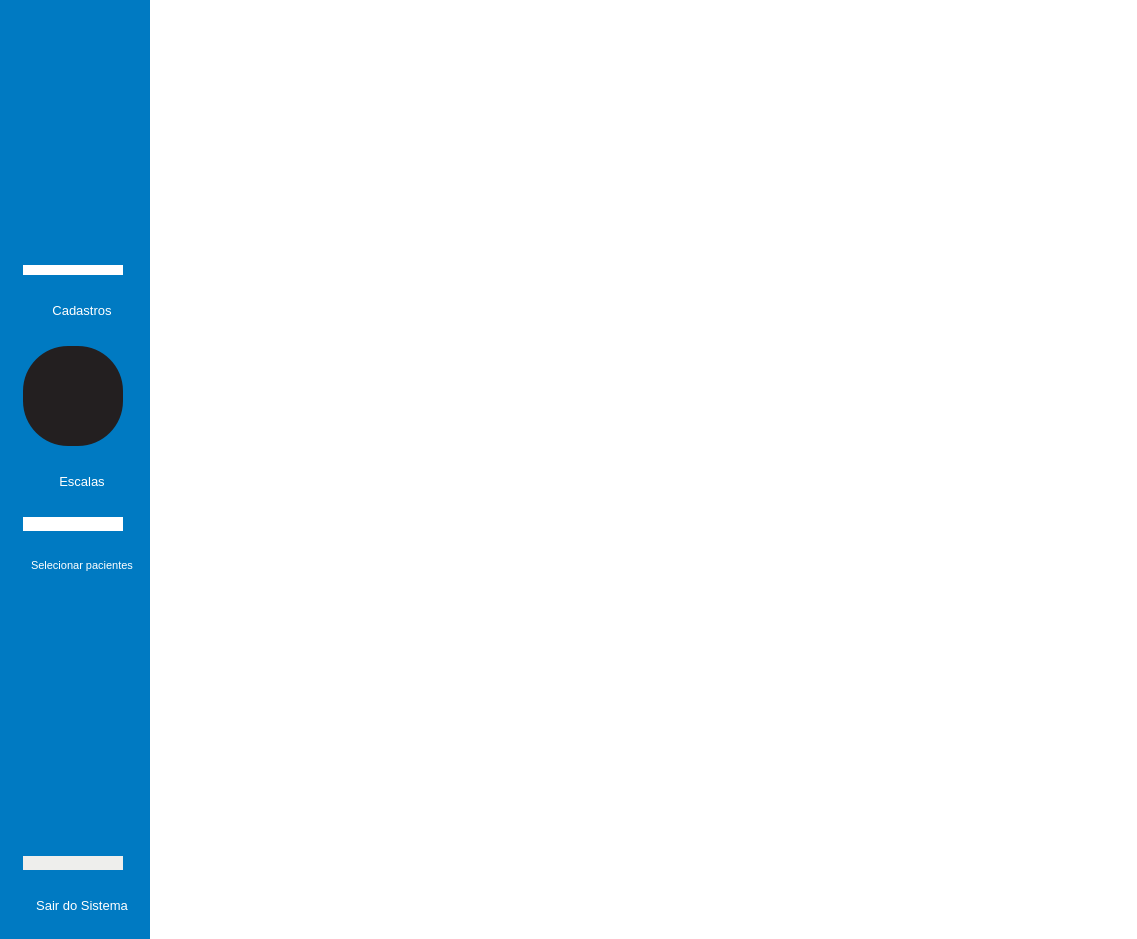
<?xml version="1.0" encoding="UTF-8"?>
<ui version="4.0">
 <class>Janela_principal</class>
 <widget class="QMainWindow" name="Janela_principal">
  <property name="windowModality">
   <enum>Qt::NonModal</enum>
  </property>
  <property name="geometry">
   <rect>
    <x>0</x>
    <y>0</y>
    <width>1137</width>
    <height>939</height>
   </rect>
  </property>
  <property name="sizePolicy">
   <sizepolicy hsizetype="Maximum" vsizetype="Maximum">
    <horstretch>0</horstretch>
    <verstretch>0</verstretch>
   </sizepolicy>
  </property>
  <property name="minimumSize">
   <size>
    <width>1137</width>
    <height>939</height>
   </size>
  </property>
  <property name="maximumSize">
   <size>
    <width>1500</width>
    <height>1400</height>
   </size>
  </property>
  <property name="windowTitle">
   <string>Desafio de Ambiente e Saúde Para o Hackathon Jovem Programador</string>
  </property>
  <property name="styleSheet">
   <string notr="true">background-color: rgb(62, 132, 238);</string>
  </property>
  <widget class="QWidget" name="centralwidget">
   <layout class="QHBoxLayout" name="horizontalLayout">
    <property name="spacing">
     <number>0</number>
    </property>
    <property name="leftMargin">
     <number>0</number>
    </property>
    <property name="topMargin">
     <number>0</number>
    </property>
    <property name="rightMargin">
     <number>0</number>
    </property>
    <property name="bottomMargin">
     <number>0</number>
    </property>
    <item>
     <widget class="QFrame" name="frame_2">
      <property name="minimumSize">
       <size>
        <width>150</width>
        <height>0</height>
       </size>
      </property>
      <property name="maximumSize">
       <size>
        <width>100</width>
        <height>16777215</height>
       </size>
      </property>
      <property name="font">
       <font>
        <weight>50</weight>
        <bold>false</bold>
       </font>
      </property>
      <property name="styleSheet">
       <string notr="true">background-color: rgb(0, 122, 194);</string>
      </property>
      <property name="frameShape">
       <enum>QFrame::NoFrame</enum>
      </property>
      <property name="frameShadow">
       <enum>QFrame::Plain</enum>
      </property>
      <property name="lineWidth">
       <number>0</number>
      </property>
      <layout class="QVBoxLayout" name="verticalLayout_2">
       <property name="spacing">
        <number>28</number>
       </property>
       <property name="leftMargin">
        <number>23</number>
       </property>
       <property name="bottomMargin">
        <number>26</number>
       </property>
       <item>
        <spacer name="verticalSpacer_3">
         <property name="orientation">
          <enum>Qt::Vertical</enum>
         </property>
         <property name="sizeHint" stdset="0">
          <size>
           <width>20</width>
           <height>40</height>
          </size>
         </property>
        </spacer>
       </item>
       <item>
        <widget class="QPushButton" name="Btn_cadastro">
         <property name="maximumSize">
          <size>
           <width>100</width>
           <height>100</height>
          </size>
         </property>
         <property name="font">
          <font>
           <pointsize>6</pointsize>
          </font>
         </property>
         <property name="cursor">
          <cursorShape>PointingHandCursor</cursorShape>
         </property>
         <property name="toolTip">
          <string>Abre o Menu de Cadastros</string>
         </property>
         <property name="styleSheet">
          <string notr="true">QPushButton:hover {   
    border: 10px solid ;
	border-color: rgb(0, 112, 179);
    border-radius: 45px;   
   
}
QPushButton{   
	background-color: rgb(255, 255, 255);
	border-radius: 45px;
	border-color: rgb(255, 255, 255);
}</string>
         </property>
         <property name="text">
          <string/>
         </property>
         <property name="icon">
          <iconset>
           <normaloff>../IMAGENS/cadastro.jpeg</normaloff>../IMAGENS/cadastro.jpeg</iconset>
         </property>
         <property name="iconSize">
          <size>
           <width>80</width>
           <height>100</height>
          </size>
         </property>
        </widget>
       </item>
       <item>
        <widget class="QLabel" name="label">
         <property name="font">
          <font>
           <pointsize>10</pointsize>
           <weight>50</weight>
           <bold>false</bold>
          </font>
         </property>
         <property name="styleSheet">
          <string notr="true">color: rgb(255, 255, 255);</string>
         </property>
         <property name="text">
          <string>Cadastros</string>
         </property>
         <property name="alignment">
          <set>Qt::AlignCenter</set>
         </property>
        </widget>
       </item>
       <item>
        <widget class="QPushButton" name="Btn_escalas">
         <property name="minimumSize">
          <size>
           <width>100</width>
           <height>100</height>
          </size>
         </property>
         <property name="maximumSize">
          <size>
           <width>100</width>
           <height>100</height>
          </size>
         </property>
         <property name="cursor">
          <cursorShape>PointingHandCursor</cursorShape>
         </property>
         <property name="toolTip">
          <string>Menu de Escalas</string>
         </property>
         <property name="styleSheet">
          <string notr="true">QPushButton:hover {   
    border: 10px solid ;
	border-color: rgb(255, 255, 255);
    border-radius: 45px;   
   
}
QPushButton{   
    
	background-color: rgb(35, 31, 32);
	border-radius: 45px;
}</string>
         </property>
         <property name="text">
          <string/>
         </property>
         <property name="icon">
          <iconset>
           <normaloff>../IMAGENS/icone_escala.jpg</normaloff>../IMAGENS/icone_escala.jpg</iconset>
         </property>
         <property name="iconSize">
          <size>
           <width>60</width>
           <height>80</height>
          </size>
         </property>
        </widget>
       </item>
       <item>
        <widget class="QLabel" name="label_5">
         <property name="font">
          <font>
           <pointsize>10</pointsize>
          </font>
         </property>
         <property name="styleSheet">
          <string notr="true">color: rgb(255, 255, 255);</string>
         </property>
         <property name="text">
          <string>Escalas</string>
         </property>
         <property name="alignment">
          <set>Qt::AlignCenter</set>
         </property>
        </widget>
       </item>
       <item>
        <widget class="QPushButton" name="Btn_paciente">
         <property name="maximumSize">
          <size>
           <width>100</width>
           <height>100</height>
          </size>
         </property>
         <property name="cursor">
          <cursorShape>PointingHandCursor</cursorShape>
         </property>
         <property name="toolTip">
          <string>Informações dos pacientes</string>
         </property>
         <property name="styleSheet">
          <string notr="true">QPushButton:hover {   
    border: 10px solid ;
	border-color: rgb(0, 103, 163);
    border-radius: 45px;   
   
}
QPushButton{   
    
	background-color: rgb(255, 255, 255);
	border-radius: 45px;
}</string>
         </property>
         <property name="text">
          <string/>
         </property>
         <property name="icon">
          <iconset>
           <normaloff>../IMAGENS/1100026-homem-em-on-line-consulta-de-saude-com-doutor-em-computador-laptop-isometrico-kit-medico-vetor.jpg</normaloff>../IMAGENS/1100026-homem-em-on-line-consulta-de-saude-com-doutor-em-computador-laptop-isometrico-kit-medico-vetor.jpg</iconset>
         </property>
         <property name="iconSize">
          <size>
           <width>70</width>
           <height>100</height>
          </size>
         </property>
        </widget>
       </item>
       <item>
        <widget class="QLabel" name="label_8">
         <property name="font">
          <font>
           <pointsize>8</pointsize>
          </font>
         </property>
         <property name="styleSheet">
          <string notr="true">color: rgb(255, 255, 255);</string>
         </property>
         <property name="lineWidth">
          <number>1</number>
         </property>
         <property name="text">
          <string>Selecionar pacientes</string>
         </property>
         <property name="alignment">
          <set>Qt::AlignCenter</set>
         </property>
        </widget>
       </item>
       <item>
        <spacer name="verticalSpacer_2">
         <property name="orientation">
          <enum>Qt::Vertical</enum>
         </property>
         <property name="sizeHint" stdset="0">
          <size>
           <width>20</width>
           <height>40</height>
          </size>
         </property>
        </spacer>
       </item>
       <item>
        <widget class="QPushButton" name="Btn_Sair">
         <property name="maximumSize">
          <size>
           <width>100</width>
           <height>100</height>
          </size>
         </property>
         <property name="cursor">
          <cursorShape>PointingHandCursor</cursorShape>
         </property>
         <property name="toolTip">
          <string>Click aqui para efetuar o Logout</string>
         </property>
         <property name="styleSheet">
          <string notr="true">QPushButton:hover {   
    border: 10px solid ;
	border-color: rgb(0, 103, 163);
    border-radius: 45px;   
   
}
QPushButton{   
    background-color:rgb(238, 238, 236);
	border-radius: 45px;
}</string>
         </property>
         <property name="text">
          <string/>
         </property>
         <property name="icon">
          <iconset>
           <normaloff>../IMAGENS/Sair do sistema_adobespark.png</normaloff>../IMAGENS/Sair do sistema_adobespark.png</iconset>
         </property>
         <property name="iconSize">
          <size>
           <width>70</width>
           <height>100</height>
          </size>
         </property>
        </widget>
       </item>
       <item>
        <widget class="QLabel" name="label_4">
         <property name="font">
          <font>
           <pointsize>10</pointsize>
          </font>
         </property>
         <property name="styleSheet">
          <string notr="true">color: rgb(255, 255, 255);</string>
         </property>
         <property name="text">
          <string>Sair do Sistema</string>
         </property>
         <property name="alignment">
          <set>Qt::AlignCenter</set>
         </property>
        </widget>
       </item>
      </layout>
     </widget>
    </item>
    <item>
     <widget class="QFrame" name="frame">
      <property name="styleSheet">
       <string notr="true">background-color: rgb(255, 255, 255);</string>
      </property>
      <property name="frameShape">
       <enum>QFrame::NoFrame</enum>
      </property>
      <property name="frameShadow">
       <enum>QFrame::Raised</enum>
      </property>
      <property name="lineWidth">
       <number>0</number>
      </property>
      <layout class="QVBoxLayout" name="verticalLayout">
       <property name="spacing">
        <number>0</number>
       </property>
       <property name="leftMargin">
        <number>0</number>
       </property>
       <property name="topMargin">
        <number>0</number>
       </property>
       <property name="rightMargin">
        <number>0</number>
       </property>
       <property name="bottomMargin">
        <number>0</number>
       </property>
       <item>
        <widget class="QFrame" name="frame_4">
         <property name="frameShape">
          <enum>QFrame::NoFrame</enum>
         </property>
         <property name="frameShadow">
          <enum>QFrame::Raised</enum>
         </property>
         <property name="lineWidth">
          <number>0</number>
         </property>
         <layout class="QVBoxLayout" name="verticalLayout_3">
          <property name="spacing">
           <number>0</number>
          </property>
          <property name="leftMargin">
           <number>0</number>
          </property>
          <property name="topMargin">
           <number>0</number>
          </property>
          <property name="rightMargin">
           <number>0</number>
          </property>
          <property name="bottomMargin">
           <number>0</number>
          </property>
          <item>
           <widget class="QLabel" name="label_2">
            <property name="text">
             <string/>
            </property>
            <property name="pixmap">
             <pixmap>../IMAGENS/pngwing.com (1).png</pixmap>
            </property>
            <property name="scaledContents">
             <bool>true</bool>
            </property>
           </widget>
          </item>
         </layout>
        </widget>
       </item>
      </layout>
     </widget>
    </item>
   </layout>
  </widget>
  <action name="actionProdutos">
   <property name="text">
    <string>Produtos</string>
   </property>
  </action>
  <action name="actionUsuarios">
   <property name="text">
    <string>Usuarios</string>
   </property>
  </action>
  <action name="actionPedidos">
   <property name="text">
    <string>Pedidos</string>
   </property>
  </action>
  <action name="actionTrocar">
   <property name="text">
    <string>Sair do Sistema</string>
   </property>
  </action>
  <action name="actionMudar_Usuario">
   <property name="text">
    <string>Mudar Usuario</string>
   </property>
  </action>
  <action name="actionSair">
   <property name="text">
    <string>Sair</string>
   </property>
  </action>
 </widget>
 <resources/>
 <connections/>
</ui>
